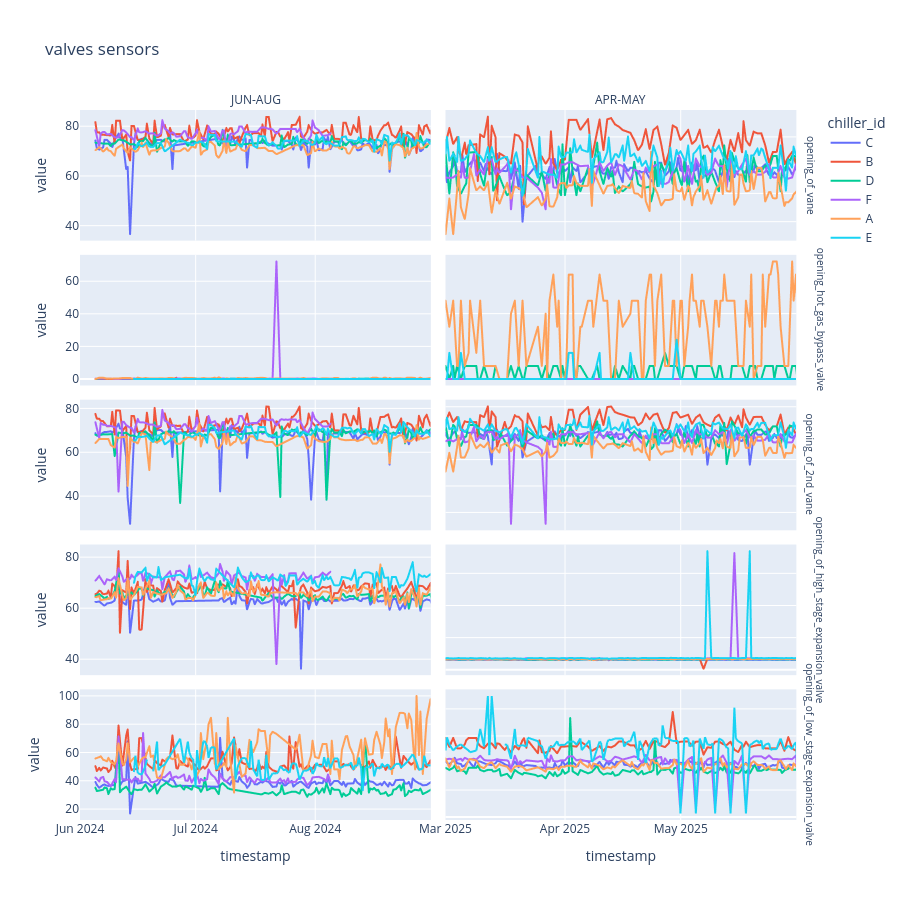
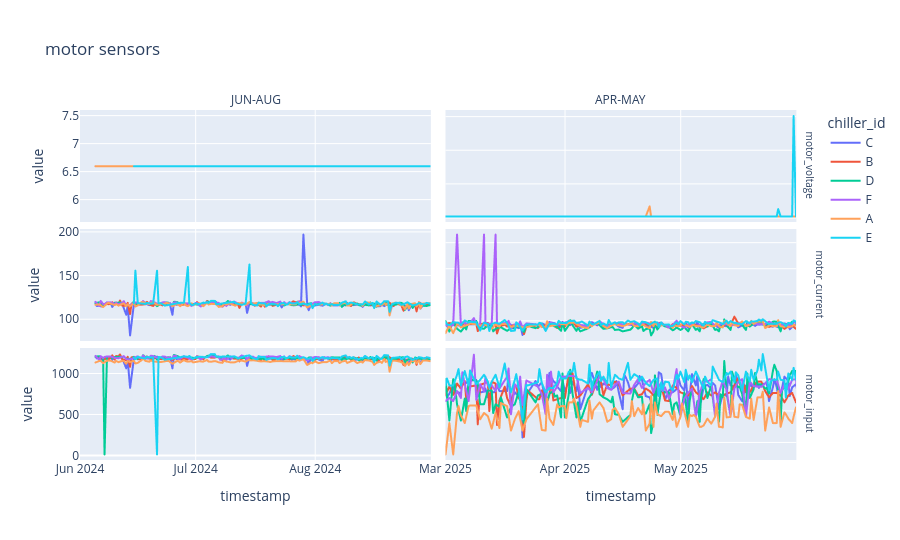
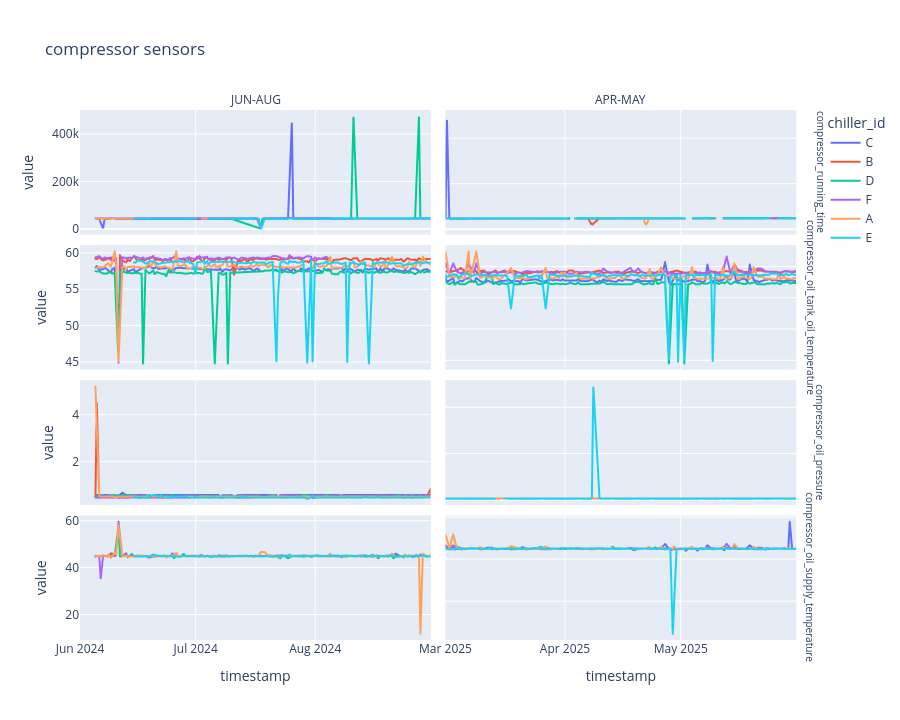
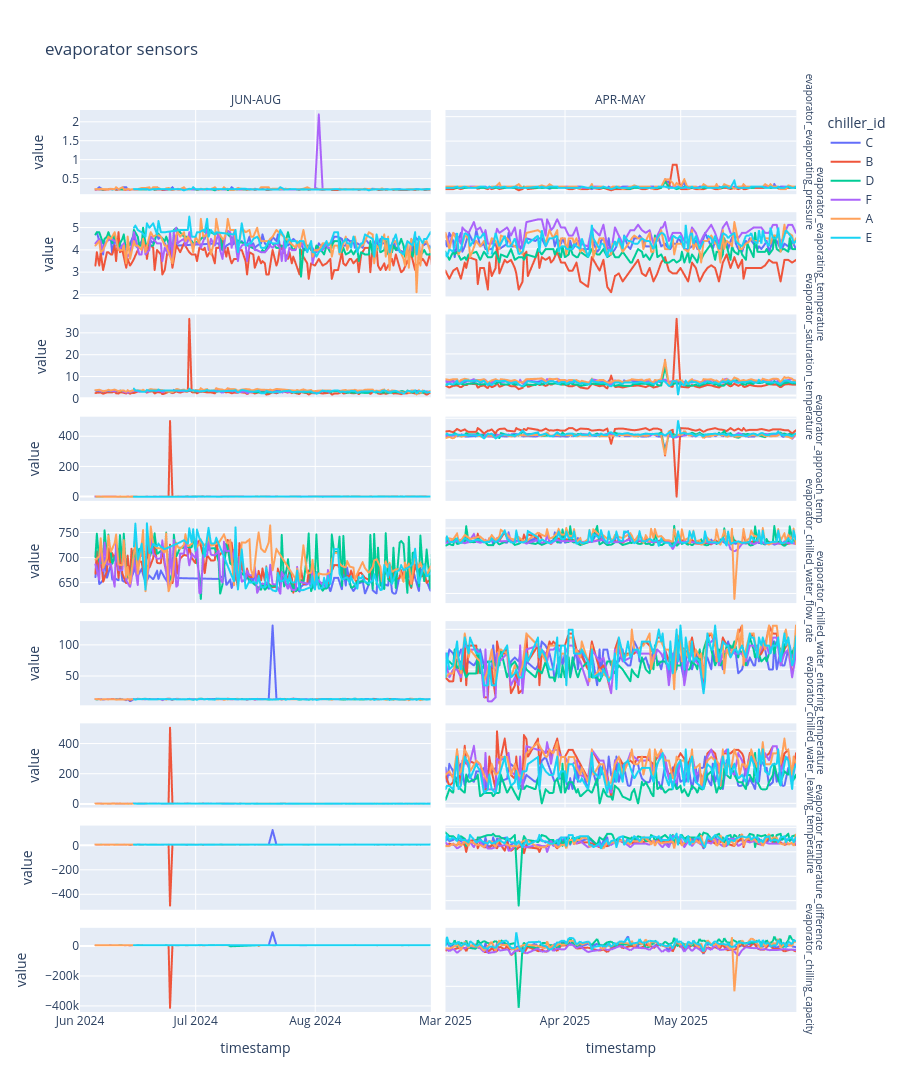

The cell these charts' notebook holds for them, in order:
### Code cell
def plot_group(df, name, cols):
    # change the filter condition to view different chiller units (all at once are hard to grasp)
    long = df.filter(pl.col("chiller_id").is_in(["A", "B", "C", "D", "E", "F"])) \
        .unpivot(
            index=["timestamp", "chiller_id"],
            on=cols,
            variable_name="sensor",
            value_name="value",
        )
    
    long = long.with_columns(
        pl.when(pl.col("timestamp") < pl.datetime(2024, 9, 1))
        .then(pl.lit("JUN-AUG"))
        .otherwise(pl.lit("APR-MAY"))
        .alias("period")
    )
    
    n = len(cols)
    fig = px.line(
        long.sort("timestamp").to_pandas(),
        x="timestamp", y="value",
        facet_row="sensor",
        facet_col="period",
        color="chiller_id",
        facet_row_spacing=min(0.02, 1 / (n * 2)),   # safe for any group size
        height=max(400, 180 * n),
        title=f"{name} sensors",
    )
    
    
    fig.update_yaxes(matches=None)  
    
    fig.update_xaxes(matches=None)
    fig.update_xaxes(range=["2024-06-01", "2024-08-31"], col=1)
    fig.update_xaxes(range=["2025-03-01", "2025-05-31"], col=2)# independent y-scales
    
    row_anns = [a for a in fig.layout.annotations if a.textangle == 90]

    for i, a in enumerate(row_anns):
        a.update(
            text=a.text.split("=")[-1],
            font_size=10,
            xshift=15 if i % 2 else 5,   # push every second label further right
        )
    
    fig.for_each_annotation(lambda a: a.update(text=a.text.split("=")[-1]))
    
    fig.update_layout(margin=dict(t=110))
    
    fig.show()

for name, cols in sensor_groups.items():
    plot_group(df, name, cols)
